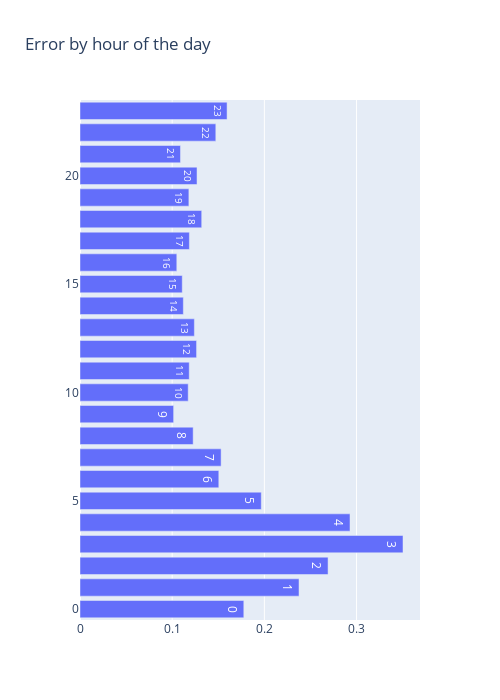

Notebook code cell kept with this figure:
### Markdown cell above
Night hours (0-5) seems to have lower accuracy than day hours

### Code cell
x = [ h for h in range(0,24)]
y = [ df_xgbr[ df_xgbr.index.hour==h ]['errpctabs'].median() for h in range(0,24) ]

fig = go.Figure( data=[ go.Bar( x=y, y=x, text=x, textposition='auto', orientation='h' ) ])

fig.update_layout( width=500, height=700 , title='Error by hour of the day')
fig.show()

### Figure 1 — Plotly figure (JSON) as saved in the notebook; plotly's stock layout.template omitted (floating-point values rounded to 4 significant figures)
{"data": [{"orientation": "h", "text": ["0", "1", "2", "3", "4", "5", "6", "7", "8", "9", "10", "11", "12", "13", "14", "15", "16", "17", "18", "19", "20", "21", "22", "23"], "textposition": "auto", "type": "bar", "x": [0.1777, 0.2376, 0.2691, 0.3504, 0.2929, 0.1967, 0.1506, 0.1531, 0.1228, 0.1016, 0.1174, 0.1185, 0.1265, 0.1241, 0.1121, 0.1109, 0.105, 0.1187, 0.132, 0.1181, 0.127, 0.109, 0.1473, 0.1595], "y": [0, 1, 2, 3, 4, 5, 6, 7, 8, 9, 10, 11, 12, 13, 14, 15, 16, 17, 18, 19, 20, 21, 22, 23]}], "layout": {"height": 700, "title": {"text": "Error by hour of the day"}, "width": 500}}
